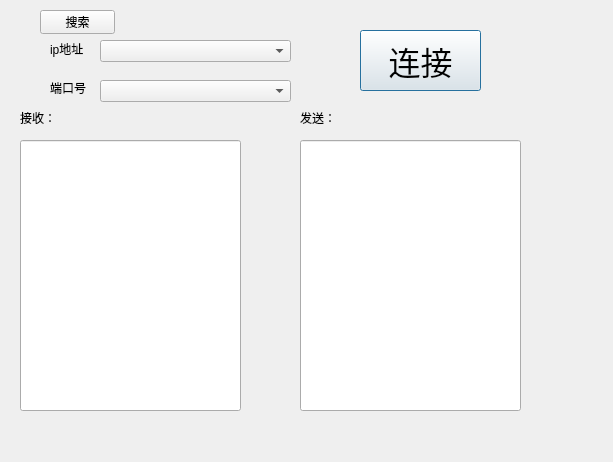
<?xml version="1.0" encoding="UTF-8"?>
<ui version="4.0">
 <class>ip_config</class>
 <widget class="QDialog" name="ip_config">
  <property name="geometry">
   <rect>
    <x>0</x>
    <y>0</y>
    <width>613</width>
    <height>462</height>
   </rect>
  </property>
  <property name="windowTitle">
   <string>TCP/IP网络通信</string>
  </property>
  <widget class="QLabel" name="label_4">
   <property name="geometry">
    <rect>
     <x>50</x>
     <y>80</y>
     <width>81</width>
     <height>16</height>
    </rect>
   </property>
   <property name="text">
    <string>端口号</string>
   </property>
  </widget>
  <widget class="QLabel" name="label_24">
   <property name="geometry">
    <rect>
     <x>50</x>
     <y>40</y>
     <width>211</width>
     <height>18</height>
    </rect>
   </property>
   <property name="text">
    <string>ip地址</string>
   </property>
  </widget>
  <widget class="QLabel" name="label_6">
   <property name="geometry">
    <rect>
     <x>300</x>
     <y>110</y>
     <width>78</width>
     <height>16</height>
    </rect>
   </property>
   <property name="text">
    <string>发送：</string>
   </property>
   <property name="buddy">
    <cstring>label_6</cstring>
   </property>
  </widget>
  <widget class="QLabel" name="label_7">
   <property name="geometry">
    <rect>
     <x>20</x>
     <y>110</y>
     <width>78</width>
     <height>16</height>
    </rect>
   </property>
   <property name="text">
    <string>接收：</string>
   </property>
   <property name="buddy">
    <cstring>label_6</cstring>
   </property>
  </widget>
  <widget class="QLineEdit" name="lineEdit">
   <property name="geometry">
    <rect>
     <x>20</x>
     <y>140</y>
     <width>221</width>
     <height>271</height>
    </rect>
   </property>
  </widget>
  <widget class="QLineEdit" name="lineEdit_2">
   <property name="geometry">
    <rect>
     <x>300</x>
     <y>140</y>
     <width>221</width>
     <height>271</height>
    </rect>
   </property>
  </widget>
  <widget class="QPushButton" name="pushButton">
   <property name="geometry">
    <rect>
     <x>360</x>
     <y>30</y>
     <width>121</width>
     <height>61</height>
    </rect>
   </property>
   <property name="font">
    <font>
     <pointsize>24</pointsize>
    </font>
   </property>
   <property name="text">
    <string>连接</string>
   </property>
  </widget>
  <widget class="QPushButton" name="pushButton_2">
   <property name="geometry">
    <rect>
     <x>40</x>
     <y>10</y>
     <width>75</width>
     <height>24</height>
    </rect>
   </property>
   <property name="text">
    <string>搜索</string>
   </property>
  </widget>
  <widget class="QComboBox" name="comboBox_ip">
   <property name="geometry">
    <rect>
     <x>100</x>
     <y>40</y>
     <width>191</width>
     <height>22</height>
    </rect>
   </property>
  </widget>
  <widget class="QComboBox" name="comboBox_netmask">
   <property name="geometry">
    <rect>
     <x>100</x>
     <y>80</y>
     <width>191</width>
     <height>22</height>
    </rect>
   </property>
  </widget>
 </widget>
 <resources/>
 <connections/>
</ui>
